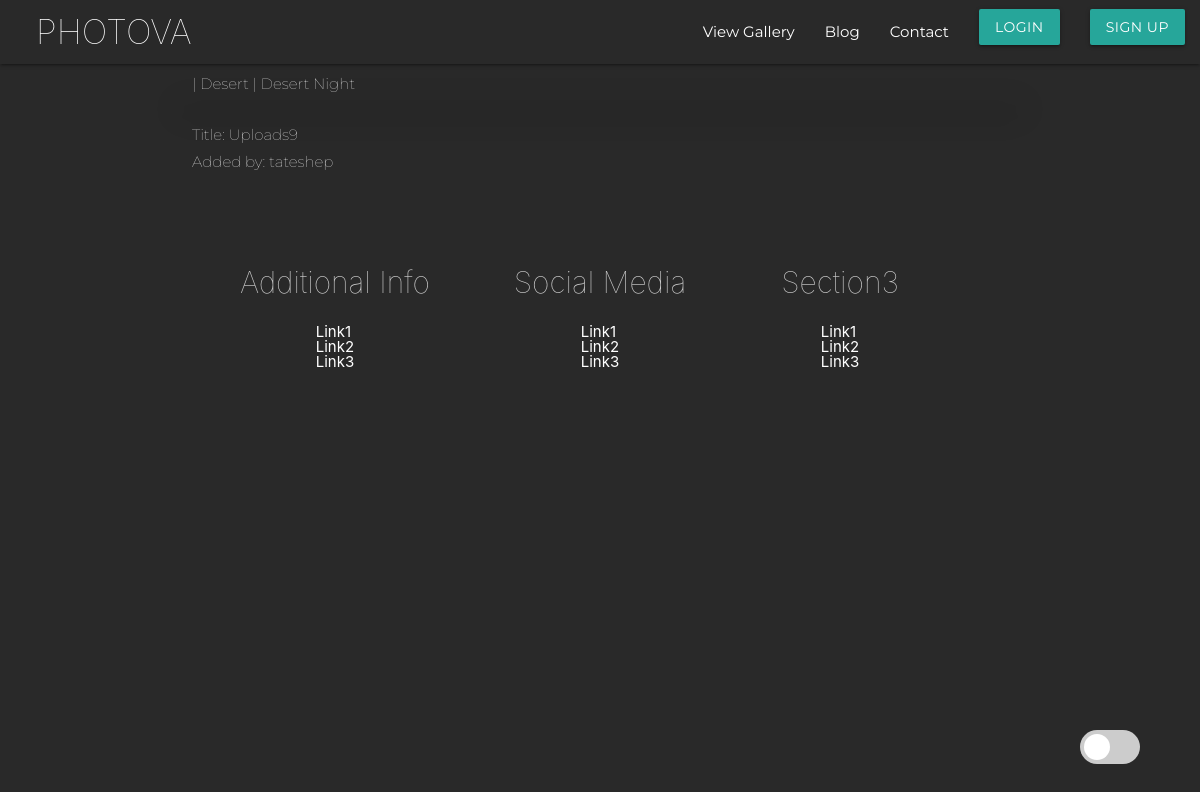
The app's page /gallery/image-detail/290 with its own data.
### gallery/models.py (models this page shows, shortened)
class Collection(models.Model):
    title = models.CharField(max_length=50)
    images = models.ManyToManyField(Image,blank=True) # manytomany relationship with Collection
    description = models.TextField(blank=True)
    showcase_gallery = models.BooleanField(default=False)
    permitted_users = models.ManyToManyField('auth.User',blank=True)
    class Meta:
        ordering = ('title',)

class Image(models.Model):
    title = models.CharField(max_length=50)
    author = models.ForeignKey('auth.User',on_delete=models.CASCADE)
    photo = models.ImageField(upload_to='data/')

### gallery/views.py (the view)
# urls.py: path('image-detail/<int:pk>',views.ImageDetail.as_view(), name='image_detail'),
class ImageDetail(DetailView):
    model = Image
    template_name = 'image_detail.html'

### templates/image_detail.html (shortened to what this page needs)
{% extends 'base.html' %}
{% block content %}
<div class="container">
    <p class="image-detail-collection-list">
     {% for collection in object.collection_set.all %}
        {% if collection.showcase_gallery %}
        <a href="{% url 'gallery:collection_detail' collection.id %}"> | {{ collection.title }}</a>
        {% endif %}
      {% endfor%}
    </p>
    <p>Title: {{ image.title }}</p>
    <p>Added by: {{ image.author }}</p>
</div>
{% endblock content %}

### templates/base.html (shortened to what this page needs)
{% load static %}
<!DOCTYPE html>
<html lang="en" dir="ltr">
  <head>
    <link rel="stylesheet" href="{% static 'css/normalize.css' %}">
    <link rel="stylesheet" href="https://cdnjs.cloudflare.com/ajax/libs/materialize/1.0.0/css/materialize.min.css">
    <link rel="stylesheet" href="{% static 'css/style.css' %}">
  </head>
  <body>
  <div class="navbar-fixed desktop-nav">
    <nav class="nav-extended">
        <div class="nav-wrapper">
            <a class="brand-logo" href="{% url 'home:index'%}"><h4>PHOTOVA</h4></a>
              <ul id="" class="right">
                <li>
                  <a class="navbar-link " href="{% url 'gallery:gallery' %}">View Gallery</a>
                </li>
                <li>
                  <a class="navbar-link " href="{% url 'blog:index' %}">Blog</a>
                </li>
                <li>
                  <a class="navbar-link " href="{% url 'sendemail:contact' %}">Contact</a>
                </li>
                {% if user.is_authenticated %}
                <li>
                  <a class="navbar-link " href="{% url 'userprofile:my_collections' %}">View My Collections</a>
                </li>
                {% if request.user.is_superuser %}
                  <li>
                    <a class="navbar-link waves-effect waves-light btn " href="{% url 'gallery:new' %}">Add Image</a>
                  </li>
                  {% endif %}
                <li>
                  <a class="navbar-link waves-effect waves-light btn" href="{% url 'logout' %}">logout</a>
                </li>
                {% else %}
                <li>
                  <a class="navbar-link waves-effect waves-light btn auth-btn" href="{% url 'login' %}">Login</a>
                </li>
                <li>
                    <a class="navbar-link waves-effect waves-light btn auth-btn" href="{% url 'userprofile:signup' %}">Sign Up</a>
                </li>
                {% endif %}
              </ul>
          </div>
    </nav>
  </div>
   <ul>
            {% block content %}
            {% endblock content %}
    <section id="theme-switch-section">
      <div class="theme-switch-div">
      <label class="theme-switch" for="checkbox">
      <div class="my-slider round">
      </div>
      </label>
      </div>
    </section>
      <footer>
        <div class="container">
          <div class="footer-grid">
            <section class="footer-grid-section-1">
              <h1>Additional Info</h1>
              <ul>
                <li><a>Link1</a></li>
                <li><a>Link2</a></li>
                <li><a>Link3</a></li>
              </ul>
            </section>
            <section class="footer-grid-section-2">
            <h1>Social Media</h1>
              <ul>
                <li><a>Link1</a></li>
                <li><a>Link2</a></li>
                <li><a>Link3</a></li>
              </ul>
            </section>
            <section class="footer-grid-section-3">
            <h1>Section3</h1>
              <ul>
                <li><a>Link1</a></li>
                <li><a>Link2</a></li>
                <li><a>Link3</a></li>
              </ul>
            </section>
          </div>
        </div>
      </footer>
  </body>
</html>

### static/css/style.css (style rules this page uses)
:root { --primary-color: #27a59a; --secondary-color: #27a59a; --tertiary-color: #27a59a; --font-color: #27a59a; --font-secondary: #cccccc; --bg-color: #292929; --bg-color-2: #303030; --heading-color: #FFFFFF; }
#theme-switch-section { position: fixed; top:90%; left:75%; }
@media only screen and (min-width:500px) { #theme-switch-section { left:85%; } }
@media only screen and (min-width:1000px) { #theme-switch-section { left:90%; } }
.theme-switch { display: inline-block; height:34px; position:relative; top:10px; width:60px; }
.my-slider { background-color: #ccc; bottom: 0; cursor: pointer; left: 0 ; position: absolute; right: 0; top: 0; transition: .4s; }
.my-slider:before { background-color: #fff; bottom: 4 px; content: ""; height: 26px; left:4px; position: absolute; transition: .4s; width: 26px; }
.my-slider.round { border-radius:34px; }
.my-slider.round:before { border-radius:50%; margin-top:7%; }
html { background-color: var(--bg-color); }
body { padding-bottom:20px; height:100vh; }
.brand-logo { font-weight: 100; margin-left:36px; position:relative; top: -10px; }
h1 { color:var(--heading-color); font-size:2em; font-weight: 100; }
h4 { color:var(--heading-color); font-weight: 100; }
a { text-decoration: none; color:var(--heading-color); }
p { font-family: 'Montserrat', sans-serif; color: var(--heading-color); font-weight: 100; margin:12px; }
.btn { margin:10px; }
.image-detail-collection-list { margin:12px; }
nav { background-color: var(--bg-color); }
nav ul a { color:var(--heading-color); }
.desktop-nav { display:none; }
.nav-wrapper { background-color: var(--bg-color); }
.nav-extended { background-color: var(--bg-color); }
.navbar-link { font-family: 'Montserrat', sans-serif; color: var(--heading-color); }
footer { background-color:var(--bg-color); padding-bottom:24px; }
.container { margin-bottom:40px; }
@media only screen and (min-width:1000px) { .desktop-nav { display: inherit; } }
@media only screen and (min-width:1000px) { footer { bottom:0; width: 100%; margin-top:120px; } }
@media only screen and (min-width:1000px) { footer .container { display: flex; justify-content: space-around; } }
@media only screen and (min-width:1000px) { footer h1 { color: var(--font-secondary); } }
@media only screen and (min-width:1000px) { .footer-grid { display:grid; grid-template-rows: 10vh; grid-template-columns:1fr 1fr 1fr; } }
@media only screen and (min-width:1000px) { .footer-grid-section-1 { margin-right:50px; grid-row: 1span/ 1; grid-column: 1span/ 1; display: flex; flex-direction: column; justify-content: flex-end;; align-items: center; } }
@media only screen and (min-width:1000px) { .footer-grid-section-2 { grid-row: 1span/ 1; grid-column: 2span/ 1; display: flex; flex-direction: column; justify-content: flex-end;; align-items: center; } }
@media only screen and (min-width:1000px) { .footer-grid-section-3 { grid-row: 1span/ 1; grid-column: 3span/ 1; display: flex; flex-direction: column; justify-content: flex-end;; align-items: center; } }

### records on screen
Collection: title "Desert"
Collection: title "Desert Night"
Image: title "Uploads9", author "tateshep"
